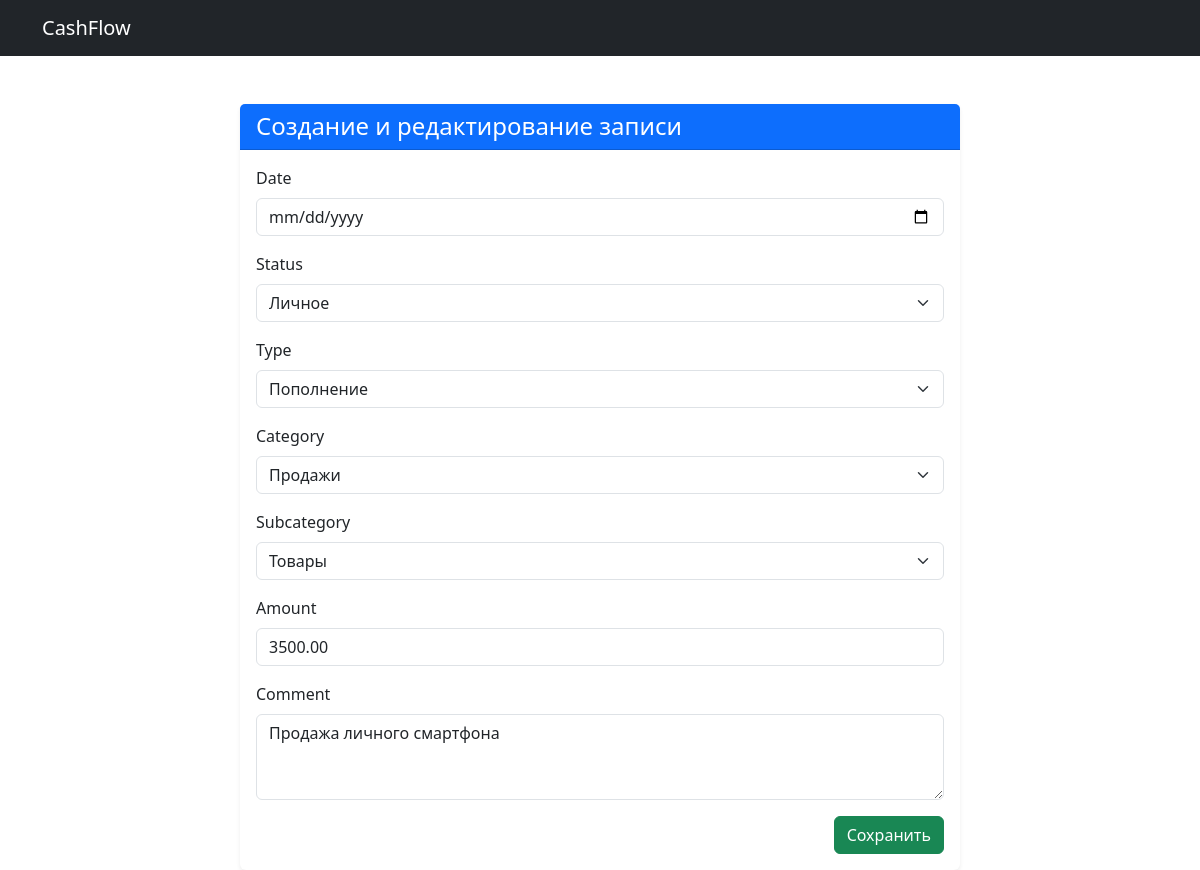
The page /update/4/ on the database its author committed.
### appservice/models.py (models this page shows, shortened)
class CashFlow(models.Model):
    created_at = models.DateField(auto_now_add=True)
    date = models.DateField()
    status = models.ForeignKey(Status, on_delete=models.CASCADE)
    type = models.ForeignKey(Type, on_delete=models.CASCADE, null=False, blank=False)
    category = models.ForeignKey(Category, on_delete=models.CASCADE, null=False, blank=False)
    subcategory = models.ForeignKey(SubCategory, on_delete=models.CASCADE, null=False, blank=False)
    amount = models.DecimalField(max_digits=10, decimal_places=2, null=False, blank=False)
    comment = models.TextField(blank=True, null=True)
    class Meta:
        verbose_name = "Денежная операция"
        verbose_name_plural = "Денежные операции"

### appservice/views.py (the view)
# urls.py: path('update/<int:pk>/', CashFlowUpdateView.as_view(), name='edit'),
class CashFlowUpdateView(UpdateView):
    model = CashFlow
    form_class = CashFlowForm
    template_name = 'cashflow/form.html'
    success_url = reverse_lazy('cashflow:index')

### appservice/forms.py (shortened to what this page needs)
class CashFlowForm(forms.ModelForm):
    class Meta:
        model = CashFlow
        fields = '__all__'
        widgets = {
            'date': forms.DateInput(attrs={'type': 'date', 'class': 'form-control'}),
            'amount': forms.NumberInput(attrs={'class': 'form-control'}),
            'type': forms.Select(attrs={'class': 'form-select', 'id': 'id_type'}),
            'category': forms.Select(attrs={'class': 'form-select', 'id': 'id_category'}),
            'subcategory': forms.Select(attrs={'class': 'form-select', 'id': 'id_subcategory'}),
            'status': forms.Select(attrs={'class': 'form-select'}),
            'comment': forms.Textarea(attrs={'class': 'form-control', 'rows': 3}),
        }

### appservice/models.py (called while the page is built)
    def __str__(self):
        return self.name

    def __str__(self):
        return self.name

    def __str__(self):
        return self.name

    def __str__(self):
        return self.name

### appservice/templates/cashflow/form.html (shortened to what this page needs)
{% extends 'base.html' %}
{% load static %}
{% block content %}
<div class="container mt-5">
    <div class="row justify-content-center">
        <div class="col-md-8">
            <div class="card shadow-sm border-0">
                <div class="card-header bg-primary text-white">
                    <h4 class="mb-0">Создание и редактирование записи</h4>
                </div>
                <div class="card-body">
                    <form method="post" novalidate>
                        {% for field in form %}
                            <div class="mb-3">
                                <label for="{{ field.id_for_label }}" class="form-label">{{ field.label }}</label>
                                {{ field }}
                            </div>
                        {% endfor %}
                        <div class="text-end">
                            <button type="submit" class="btn btn-success">Сохранить</button>
                        </div>
                    </form>
                </div>
            </div>
        </div>
    </div>
</div>
{% endblock %}

### rows shown on the page
CashFlow: form "Личное" "Пополнение" "Продажи" "Товары" "3500.00" "Продажа личного смартфона"

### other values the page prints
{{ field.label }} "Date" "Status" "Type" "Category" "Subcategory" "Amount" "Comment"
